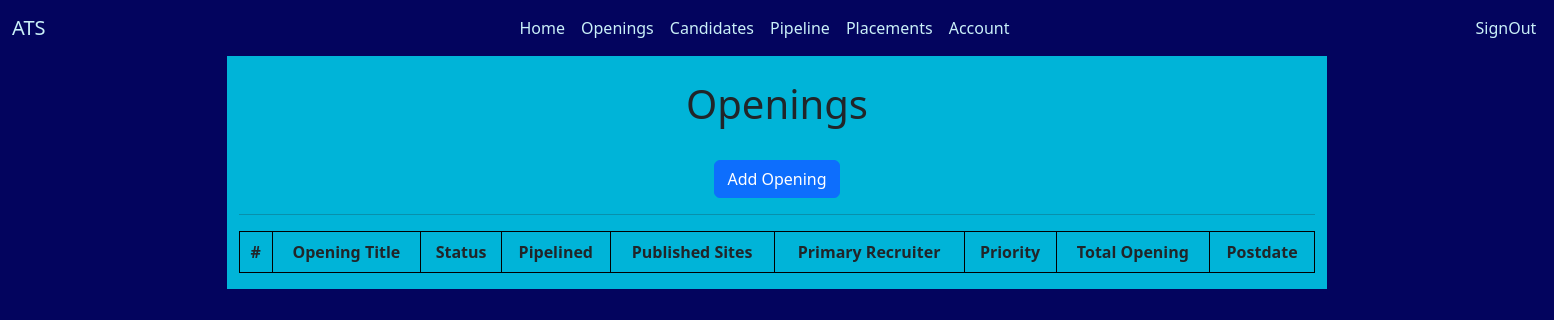
Before: /openings with the older database file.
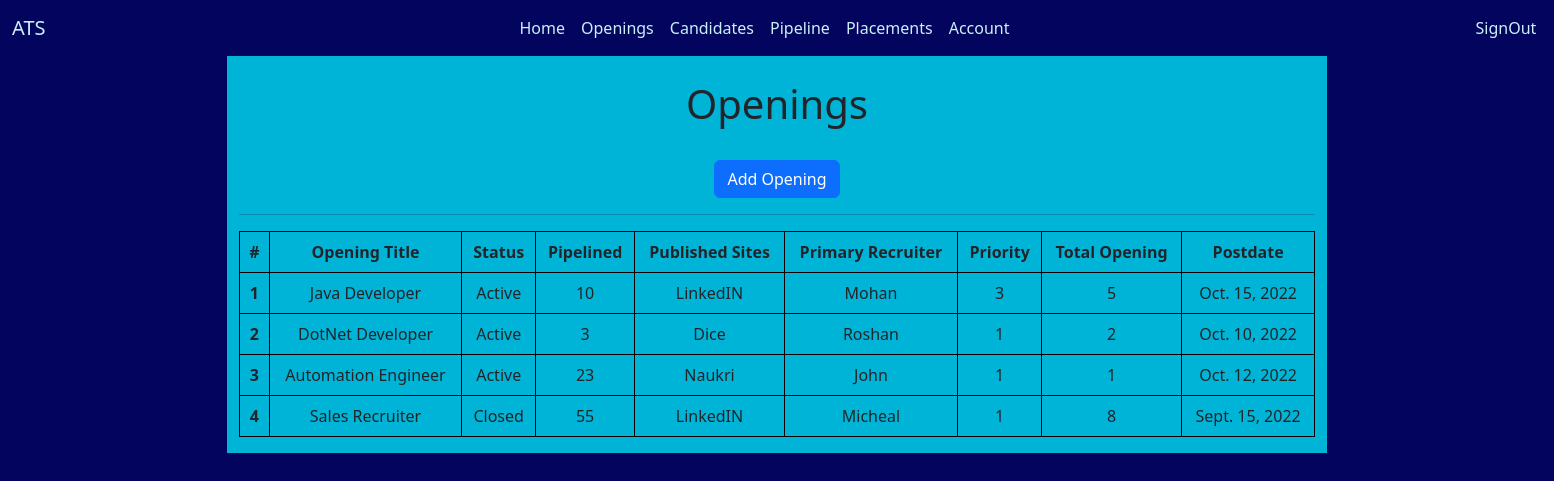
After: the same page with the newer database file.
### ApplicantTracking/models.py (models this page shows)
class Openings(models.Model):
    OpeningTitle = models.CharField(max_length=100)
    Status = models.CharField(max_length=50)
    Pipelined = models.IntegerField(default=0)
    PublishedSites = models.CharField(max_length=50)
    PrimaryRecruiter = models.CharField(max_length=50)
    Priority = models.IntegerField(default=0)
    TotalOpening = models.IntegerField(default=0)
    PostDate = models.DateField()
    def __str__(self):
        return "%s %s %s" %(self.OpeningTitle, self.Status, self.Pipelined)

### ApplicantTracking/views.py (the view)
# urls.py: path('openings', views.opening, name="openings"),
def opening(request):
    op = Openings.objects.all()
    context = {
        'op': op
    }
    print(context)
    return render(request, 'ApplicantTracking/openings.html', context)

### templates/ApplicantTracking/openings.html (shortened to what this page needs)
<!doctype html>
<html lang="en">
<head>
    <link href="https://cdn.jsdelivr.net/npm/bootstrap@5.2.2/dist/css/bootstrap.min.css" rel="stylesheet"
>
</head>
<body style="background-color: #03045e;">
<nav class="navbar navbar-expand-lg" style="background-color: #03045e">
    <div class="container-fluid">
        <a class="navbar-brand" style="color:#caf0f8;">ATS</a>
        <div class="collapse navbar-collapse" id="navbarSupportedContent">
            <ul class="navbar-nav me-auto mb-2 mb-lg-0">
                <li class="nav-item">
                    <a class="nav-link" aria-current="page" href="/dashboard" style="margin-left:450px;color:#caf0f8" id="aknav">Home</a>
                </li>
                <li class="nav-item">
                    <a class="nav-link" href="/openings" style="color:#caf0f8" id="aknav">Openings</a>
                </li>
                <li class="nav-item">
                    <a class="nav-link" href="/candidates" style="color:#caf0f8" id="aknav">Candidates</a>
                </li>
                <li class="nav-item">
                    <a class="nav-link" href="/pipeline" style="color:#caf0f8" id="aknav">Pipeline</a>
                </li>
                <li class="nav-item">
                    <a class="nav-link" href="/placement" style="color:#caf0f8" id="aknav">Placements</a>
                </li>
                <li class="nav-item">
                    <a class="nav-link" href="/account" style="color:#caf0f8" id="aknav">Account</a>
                </li>
                <li class="nav-item" style="margin-left:450px;">
                    <a class="nav-link" href="/signout" style="color:#caf0f8" id="aknav">SignOut</a>
                </li>
            </ul>
        </div>
    </div>
</nav>
<div class="container" style="text-align:center;">
    <div class="row">
        <div class="col-md-1" style="background-color: #03045e">
        </div>
        <div class="col-md-10" style="background-color: #00b4d8">
            <br>
            <h1 align="center">Openings</h1>
            <br>
            <a href="/addopenings" class="btn btn-primary" role="button">Add Opening</a>
        <hr>
    <table class="table table-bordered" style="border-color:black;">
        <thead>
        <tr>
            <th scope="col">#</th>
            <th scope="col">Opening Title</th>
            <th scope="col">Status</th>
            <th scope="col">Pipelined</th>
            <th scope="col">Published Sites</th>
            <th scope="col">Primary Recruiter</th>
            <th scope="col">Priority</th>
            <th scope="col">Total Opening</th>
            <th scope="col">Postdate</th>
        </tr>
        </thead>
        {% for op in op %}
        <tbody>
        <tr>
            <th scope="row">{{op.id}}</th>
            <td>{{op.OpeningTitle}}</td>
            <td>{{op.Status}}</td>
            <td>{{op.Pipelined}}</td>
            <td>{{op.PublishedSites}}</td>
            <td>{{op.PrimaryRecruiter}}</td>
            <td>{{op.Priority}}</td>
            <td>{{op.TotalOpening}}</td>
            <td>{{op.PostDate}}</td>
        </tr>
        </tbody>
        {% endfor %}
    </table>
        </div>
        <div class="col-md-1" style="background-color: #03045e">
        </div>
    </div>
</div>
</body>
</html>

Changed rows visible on the page:
added Openings: id "1", OpeningTitle "Java Developer", Status "Active", Pipelined "10", PublishedSites "LinkedIN", PrimaryRecruiter "Mohan", Priority "3", TotalOpening "5", PostDate "Oct. 15, 2022"
added Openings: id "2", OpeningTitle "DotNet Developer", Status "Active", Pipelined "3", PublishedSites "Dice", PrimaryRecruiter "Roshan", Priority "1", TotalOpening "2", PostDate "Oct. 10, 2022"
added Openings: id "3", OpeningTitle "Automation Engineer", Status "Active", Pipelined "23", PublishedSites "Naukri", PrimaryRecruiter "John", Priority "1", TotalOpening "1", PostDate "Oct. 12, 2022"
added Openings: id "4", OpeningTitle "Sales Recruiter", Status "Closed", Pipelined "55", PublishedSites "LinkedIN", PrimaryRecruiter "Micheal", Priority "1", TotalOpening "8", PostDate "Sept. 15, 2022"
